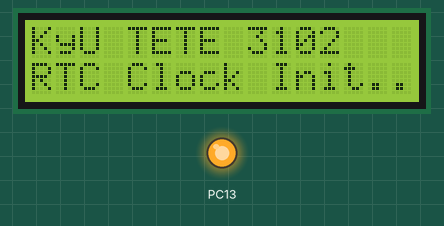
The sketch below on a simulated STM32 Blue Pill. Parts: 16×2 character LCD, output pins drawn as LEDs (lit = HIGH). Dashed ring = blinking. The local clock reads 2024-03-15 10:24:30 at power-on unless the sketch sets it; what the sketch prints to the serial monitor is not drawn.

Above: at 0.1 s.
At 1.8 s:
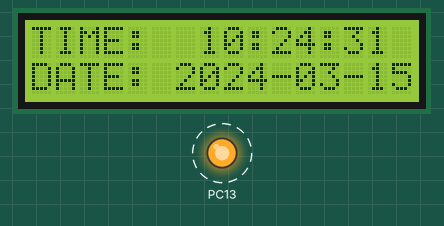
At 20.3 s:
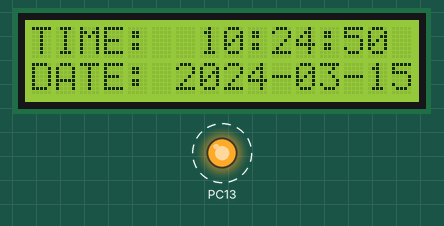
At 38.9 s:
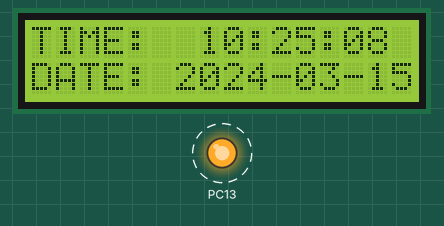
Timing chart, 0 to 40.0 s (numbered marks = the images above):
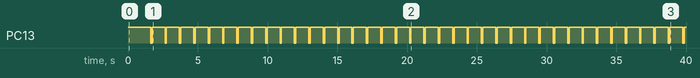

The sketch:

sketch.ino
```cpp
/*
 * Kyambogo University - Dept of Electrical & Electronic Engineering
 * TETE 3102 Microcontrollers and Applications
 * Task 4: STM32 Blue Pill Dual-Device Digital Clock (DS1307 RTC + LCD1602)
 * Authors: Group 4 (Mukama Robert, Nabudere Zerubabel, Nanfuka Shakirah, Kidega Wilkie Cephas)
 */

#include <Wire.h>
#include <LiquidCrystal_I2C.h>
#include <RTClib.h>

LiquidCrystal_I2C lcd(0x27, 16, 2);
RTC_DS1307 rtc;

void setup() {
  pinMode(PC13, OUTPUT);
  digitalWrite(PC13, HIGH);

  Serial.begin(115200);

  // Initialize STM32 Hardware I2C (PB6=SCL, PB7=SDA)
  Wire.setSDA(PB7);
  Wire.setSCL(PB6);
  Wire.begin();

  lcd.init();
  lcd.backlight();
  lcd.setCursor(0, 0);
  lcd.print("KyU TETE 3102");
  lcd.setCursor(0, 1);
  lcd.print("RTC Clock Init..");
  delay(1500);

  if (!rtc.begin()) {
    lcd.clear();
    lcd.setCursor(0, 0);
    lcd.print("RTC Not Found!");
    Serial.println("RTC Not Found!");
    while (1);
  }

  // If RTC lost power or running first time, seed with lab timestamp
  if (!rtc.isrunning()) {
    rtc.adjust(DateTime(2026, 11, 2, 14, 30, 0));
  }

  lcd.clear();
}

void loop() {
  DateTime now = rtc.now();

  char timeStr[17];
  char dateStr[17];

  // Format: "TIME: 14:30:05  "
  snprintf(timeStr, sizeof(timeStr), "TIME:  %02d:%02d:%02d",
           now.hour(), now.minute(), now.second());

  // Format: "DATE: 2026-11-02"
  snprintf(dateStr, sizeof(dateStr), "DATE: %04d-%02d-%02d",
           now.year(), now.month(), now.day());

  lcd.setCursor(0, 0);
  lcd.print(timeStr);

  lcd.setCursor(0, 1);
  lcd.print(dateStr);

  // Serial debug logging
  Serial.print(dateStr);
  Serial.print(" ");
  Serial.println(timeStr);

  // Heartbeat LED flash on PC13
  digitalWrite(PC13, LOW);
  delay(100);
  digitalWrite(PC13, HIGH);
  delay(900);
}
```

Measured:
- by itself, PC13: alternates HIGH for 0.93 s and LOW for 0.10 s
- what the display in image 1 shows lasts 1.1 s, from 1.6 s to 2.7 s
